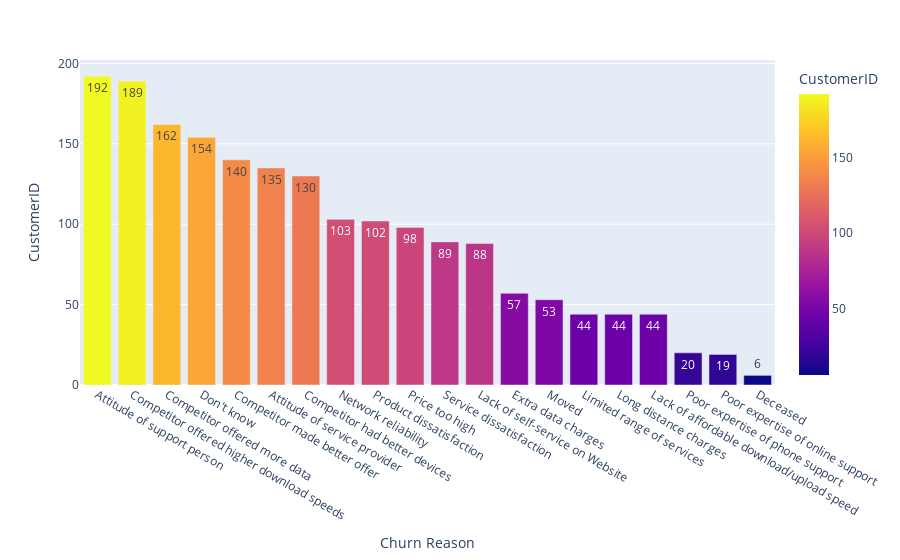

Notebook source saved alongside this figure:
### Markdown cell above
50% of consumers quit within 10 months. After 5 months, client turnover stops falling dramatically.

The client's lifespan before churn is crucial, as the first months of service are the riskiest due to consumer expectations.

### Code cell
# Reasons for Churn
fig = px.bar(df.groupby(['Churn Reason'])['CustomerID'].count().reset_index().sort_values('CustomerID',
                                                                                          ascending=False),
             x='Churn Reason',
             y='CustomerID',
             color='CustomerID',
             text='CustomerID')
fig.show()

# Reasons:
# "I don't know"
# 33.2% Because the competition had the greatest offer (speed, data, devices).
# 17.3% Support specialist or provider attitude.
# Relocation is another cause of churn we cannot control. 

### Since there is minimal data and they are irrelevant to customer retention, I will remove them from the dataset.

### Figure 1 — Plotly figure (JSON) as saved in the notebook; plotly's stock layout.template omitted (floating-point values rounded to 4 significant figures)
{"data": [{"alignmentgroup": "True", "hovertemplate": "Churn Reason=%{x}<br>CustomerID=%{marker.color}<extra></extra>", "legendgroup": "", "marker": {"color": [192, 189, 162, 154, 140, 135, 130, 103, 102, 98, 89, 88, 57, 53, 44, 44, 44, 20, 19, 6], "coloraxis": "coloraxis", "pattern": {"shape": ""}}, "name": "", "offsetgroup": "", "orientation": "v", "showlegend": false, "text": [192.0, 189.0, 162.0, 154.0, 140.0, 135.0, 130.0, 103.0, 102.0, 98.0, 89.0, 88.0, 57.0, 53.0, 44.0, 44.0, 44.0, 20.0, 19.0, 6.0], "textposition": "auto", "x": ["Attitude of support person", "Competitor offered higher download speeds", "Competitor offered more data", "Don't know", "Competitor made better offer", "Attitude of service provider", "Competitor had better devices", "Network reliability", "Product dissatisfaction", "Price too high", "Service dissatisfaction", "Lack of self-service on Website", "Extra data charges", "Moved", "Limited range of services", "Long distance charges", "Lack of affordable download/upload speed", "Poor expertise of phone support", "Poor expertise of online support", "Deceased"], "xaxis": "x", "y": [192, 189, 162, 154, 140, 135, 130, 103, 102, 98, 89, 88, 57, 53, 44, 44, 44, 20, 19, 6], "yaxis": "y", "type": "bar"}], "layout": {"xaxis": {"anchor": "y", "domain": [0.0, 1.0], "title": {"text": "Churn Reason"}}, "yaxis": {"anchor": "x", "domain": [0.0, 1.0], "title": {"text": "CustomerID"}}, "coloraxis": {"colorbar": {"title": {"text": "CustomerID"}}, "colorscale": [[0.0, "#0d0887"], [0.1111, "#46039f"], [0.2222, "#7201a8"], [0.3333, "#9c179e"], [0.4444, "#bd3786"], [0.5556, "#d8576b"], [0.6667, "#ed7953"], [0.7778, "#fb9f3a"], [0.8889, "#fdca26"], [1.0, "#f0f921"]]}, "legend": {"tracegroupgap": 0}, "margin": {"t": 60}, "barmode": "relative"}}
